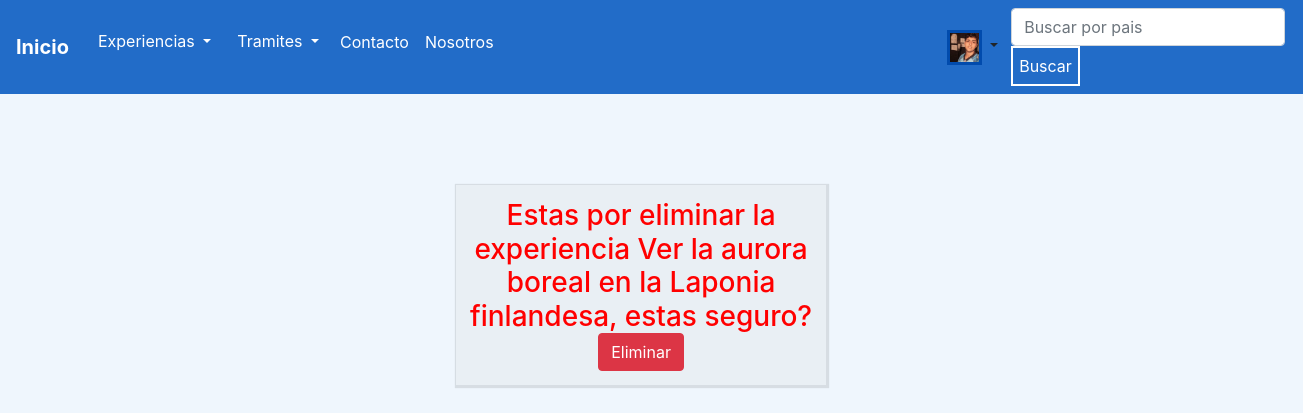
The app's page /borrar-experiencias/17/ (signed in) with its own data.
### cuenta/models.py (models this page shows, shortened)
class User(AbstractUser):
    descripcion = models.CharField(max_length=100, blank=True, null=True)
    telefono = models.IntegerField(null=True, blank=True)
    redes_sociales = models.URLField(max_length=100, null=True, blank=True)
    image = models.ImageField(upload_to = 'imagenes_User/', blank=True, null=True )
    class Meta:
        verbose_name = 'Usuario'
        verbose_name_plural = 'Usuarios'

### experiencias/models.py (models this page shows, shortened)
class Experiencias (models.Model):
    titulo = models.CharField(max_length=100)
    pais = models.CharField(max_length=50)
    fecha = models.DateTimeField(null=True)
    autor = models.CharField(max_length=50)
    cuerpo = models.TextField(max_length=20000)
    image = models.ImageField(upload_to = 'imagenes_experiencias/', blank=True, null=True)
    is_active = models.BooleanField(default=True)
    class Meta:
        verbose_name = 'Experiencia'
        verbose_name_plural = 'Experiencias'

### experiencias/views.py (the view, shortened to what this page needs)
# urls.py: path('borrar-experiencias/<int:pk>/', Delete_experiencias.as_view(), name = 'borrar-experiencias'),
class Delete_experiencias(DeleteView, LoginRequiredMixin):
    model = Experiencias
    template_name = "experiencias/borrar_experiencias.html"

### templates/experiencias/borrar_experiencias.html (shortened to what this page needs)
{% extends 'base.html' %}
{% block contenido %}
    <h3 class="Eliminar" style="color: red">
        Estas por eliminar la experiencia {{object.titulo}}, estas seguro?
        <br/>
        <form method = "POST">
            <button class="btn btn-danger" type="submit">Eliminar</button>
        </form>
    </h3>
{% endblock %}

### templates/base.html (shortened to what this page needs)
<!DOCTYPE html>
<html lang="en">
<head>
    {% load static %}
    <link rel="stylesheet" href="https://cdn.jsdelivr.net/npm/bootstrap@4.6.1/dist/css/bootstrap.min.css"
>
        <link rel="stylesheet"  href="{% static 'blog_viaje-GomezMogniLavezzo/styles.css' %}" type="text/css">
</head>
<header>
    <nav class="navbar navbar-expand-lg navbar "  >
        <a class="navbar-brand text-white" href="/"><b>Inicio </b></a>
        <div class="collapse navbar-collapse" id="navbarSupportedContent">
            <ul class="navbar-nav mr-auto">
                <li class="nav-item" >
                    <div class="btn-group"  >
                        <button type="button" class="btn dropdown-toggle text-white " data-toggle="dropdown" aria-expanded="false" >
                            Experiencias
                        </button>
                </li>
                <li class="nav-item" >
                    <div class="btn-group"  >
                        <button type="button" class="btn dropdown-toggle text-white " data-toggle="dropdown" aria-expanded="false" >
                            Tramites
                        </button>
                </li>
                <li class="nav-item">
                    <a class="nav-link text-white" href="/contacto/">Contacto</a>
                </li>
                <li class="nav-item" >
                    <a class="nav-link text-white" href="/nosotros/">Nosotros</a>
                </li>
                {% if user.is_authenticated %}
                    <div class="btn-group" style="margin-left:27rem ;">
                        <button type="button" class="btn  dropdown-toggle" data-toggle="dropdown" aria-expanded="false" >
                            {% if user.image %}
                               <img src="{{user.image.url}}" width="35px" height="35px" style=" margin-top:2.5%;border-style: solid; border-color: rgb(1, 75, 173);  ">
                            {% else %}
                               <img src="\media\imagenes_User\usuariodefault.jpg" width="35px" height="35px" style=" margin-top:2.5%;border-style: solid; border-color: rgb(1, 75, 173);  ">
                            {% endif %}
                        </button>
                {% endif %}
            </ul>
            <form class="form-inline my-2 my-lg-0" action ="/search_experiencias_view/" method = "GET" style="margin-right: 4%;">
                <input  class="form-control mr-sm-2" type="text" placeholder="Buscar por pais" aria-label="Search" name = 'search'>
                <button class="BotonBuscador " type="submit">Buscar</button>
            </form>
        </div>
    </nav>
</header>
<body >
{% block contenido %}
{% endblock %}
</body>
</html>

### static/blog_viaje-GomezMogniLavezzo/styles.css (style rules this page uses)
html { max-height: 100%; height: 1360px; }
body { background-color: rgb(239, 246, 253); max-width: 100%; min-width: 100%; position: absolute; align-content: center; }
header { max-width: 100%; background-color: rgb(34, 108, 200); height: 10%; max-height: 10%; position: static; max-width: 100%; max-height: 100%; }
.BotonBuscador { padding: 6px ; background-color: rgb(34, 108, 200); color: rgb(255, 255, 255); border-color:rgb(255, 255, 255); border-style:solid; max-width: 100%; max-height: 100%; }
.Eliminar { display: block; box-shadow: 1px 1px 1px 2px rgb(0, 0, 0, 0.1) ; padding: 0%; width: 370px; height: 200px; margin-left: 35%; margin-top: 7%; background-color: rgb(233, 239, 244); color: rgb(240, 241, 242); text-decoration: solid; text-align: center; align-content: center; max-width: 100%; max-height: 100%; }

### records on screen
User: image (picture)
Experiencias: titulo "Ver la aurora boreal en la Laponia finlandesa"
